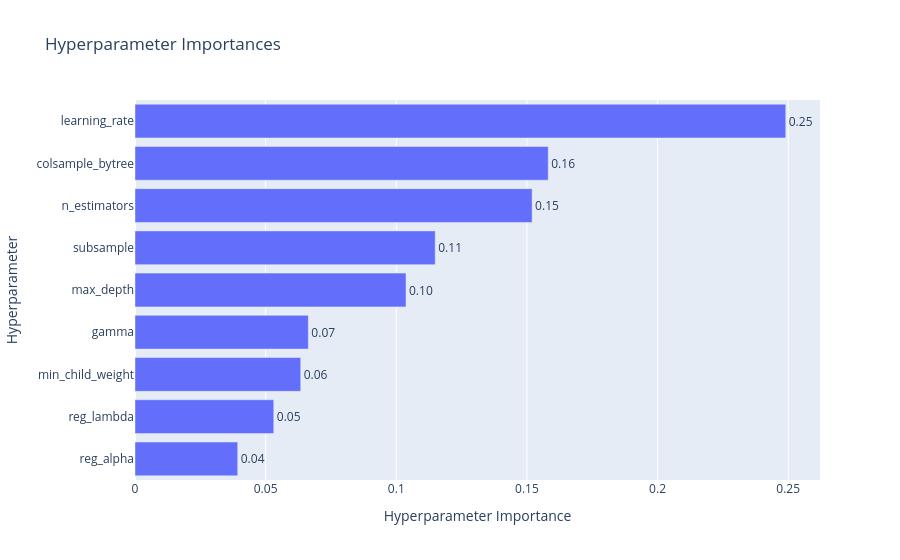

Write notebook code for a chart like this one.
### Markdown cell above
**Hyperparameter importances** — how much of the variation in the CV score each hyperparameter explains
(estimated with fANOVA from the completed trials).

### Code cell
optuna.visualization.plot_param_importances(study)

### Figure 1 — Plotly figure (JSON) as saved in the notebook; plotly's stock layout.template omitted (floating-point values rounded to 4 significant figures)
{"data": [{"cliponaxis": false, "hovertemplate": ["reg_alpha (FloatDistribution): 0.039310054966912436<extra></extra>", "reg_lambda (FloatDistribution): 0.053111047126413326<extra></extra>", "min_child_weight (FloatDistribution): 0.06341618792583353<extra></extra>", "gamma (FloatDistribution): 0.06634214411754555<extra></extra>", "max_depth (IntDistribution): 0.1037207094830922<extra></extra>", "subsample (FloatDistribution): 0.1148972368973475<extra></extra>", "n_estimators (IntDistribution): 0.1519843641069031<extra></extra>", "colsample_bytree (FloatDistribution): 0.15815786288029032<extra></extra>", "learning_rate (FloatDistribution): 0.24906039249566195<extra></extra>"], "name": "Objective Value", "orientation": "h", "text": ["0.04", "0.05", "0.06", "0.07", "0.10", "0.11", "0.15", "0.16", "0.25"], "textposition": "outside", "type": "bar", "x": [0.03931, 0.05311, 0.06342, 0.06634, 0.1037, 0.1149, 0.152, 0.1582, 0.2491], "y": ["reg_alpha", "reg_lambda", "min_child_weight", "gamma", "max_depth", "subsample", "n_estimators", "colsample_bytree", "learning_rate"]}], "layout": {"title": {"text": "Hyperparameter Importances"}, "xaxis": {"title": {"text": "Hyperparameter Importance"}}, "yaxis": {"title": {"text": "Hyperparameter"}}}}
